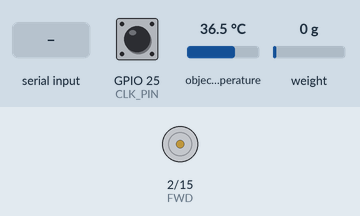
Simulated run of this sketch. Board: ESP32. On the bench: motor-driver pin pairs drawn as motors (green arrow = first pin HIGH = forward, orange = second pin HIGH = backward, longer = more drive). The test bench sets the inputs (shaded band); at power-on: GPIO 25 (CLK_PIN) HIGH, object temperature 36.5 °C, weight on the scale 0 g. Nothing arrives over Bluetooth unless stated.

Above: at 2.2 s.
2.3 s: "Motor_FWD\n" received over the second serial link
At 3.7 s:
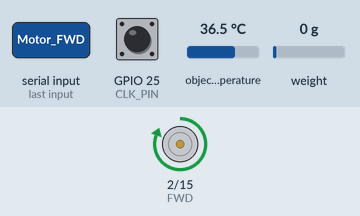
4.8 s: "Motor_BWD\n" received over the second serial link
At 6.0 s:
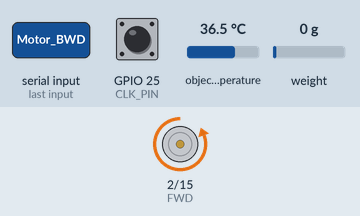
6.3 s: "Motor_OFF\n" received over the second serial link
At 7.2 s:
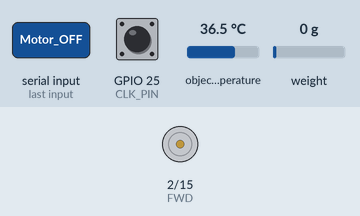
7.8 s: "Starting\n" received over the second serial link
At 9.2 s:
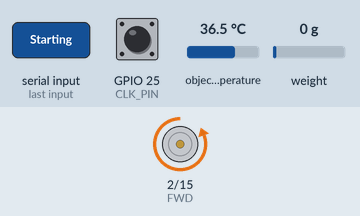
Timing chart, 0 to 10.8 s (numbered marks = the images above; inputs shaded):
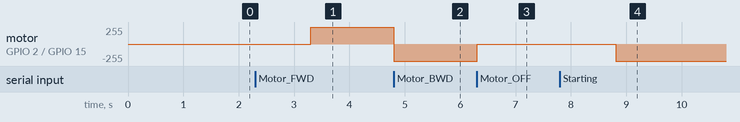

Measured:
- after the input at 2.3 s, motor on GPIO 2 (FWD) / GPIO 15 (BWD): stopped → forward 255/255 after 1.0 s
- after the input at 4.8 s, motor on GPIO 2 (FWD) / GPIO 15 (BWD): forward 255/255 → backward 255/255 at once
- after the input at 6.3 s, motor on GPIO 2 (FWD) / GPIO 15 (BWD): backward 255/255 → stopped at once
- after the input at 7.8 s, motor on GPIO 2 (FWD) / GPIO 15 (BWD): stopped → backward 255/255 after 1.0 s

The sketch:

main.ino
```cpp
#include <Wire.h>
#include <Adafruit_MLX90614.h>
#include "HX711.h"
#include <BluetoothSerial.h>
#include <cmath>

// Temperature Sensor
#define TEMP_I2C_SDA      21
#define TEMP_I2C_SCL      22

// Distance Sensor
#define CLK_PIN 25 // ESP32 pin GPIO25 connected to the rotary encoder's CLK pin
#define DT_PIN  26 // ESP32 pin GPIO26 connected to the rotary encoder's DT pin
volatile int counter = 0;
volatile int CLK_state;
volatile int new_CLK_state;
volatile int prev_CLK_state;
volatile float distance = 0;
hw_timer_t *My_timer = NULL;

// Weight Sensor
#define LOADCELL_DOUT_PIN 4
#define LOADCELL_SCK_PIN  5
volatile float weight=0;
bool weight_cnt = true;

// Motor Control
#define FWD 2
#define BWD 15

#define BAUD    115200

Adafruit_MLX90614 mlx = Adafruit_MLX90614();
HX711 scale;
BluetoothSerial Bluetooth;

//timer interupt for rotary encoder
void IRAM_ATTR onTimer(){
     CLK_state = digitalRead(CLK_PIN);

     if (CLK_state != prev_CLK_state && CLK_state == HIGH) {
     // if the DT state is HIGH
     // the encoder is rotating in counter-clockwise direction => decrease the counter
       if (digitalRead(DT_PIN) == HIGH) {
         counter--;
       } else {
         // the encoder is rotating in clockwise direction => increase the counter
         counter++;
       }
     }
     //436 conuter for 2cm
     if(!(isnan(weight))){
     distance=counter*0.004587;
     }else{
      distance=NAN;
      counter=0;
     }
     prev_CLK_state = CLK_state;
}


void TaskBluetooth(void *pvParameters) {
  while (1) {
    // Weight Sensor
    weight = scale.get_units(5); // averages 5 readings, tweak with it. In g.
    weight = (weight < 5) ? NAN : weight;

    // Temperature Sensor
    float temperature = mlx.readObjectTempC(); // in C

    // Format message in standardized format
    char message[128];
    snprintf(message, sizeof(message), "%.2f;%.2f;%.2f", distance, temperature, weight);
    Bluetooth.println(message);

    vTaskDelay(200 / portTICK_PERIOD_MS); // non-blocking delay
  }
}

void TaskIOControl(void *pvParameters) {
  while (1) {
    if(weight>=10000){//if to much pressure then stop
       digitalWrite(FWD, LOW);
       digitalWrite(BWD, LOW);
       Bluetooth.println("StopTest");
    }
    //motor control sent from app
      if (Bluetooth.available()) {
         String command = Bluetooth.readStringUntil('\n');
         command.trim();
         if (command == "Motor_FWD") {
           if(weight_cnt){
             scale.tare();
             weight_cnt=false;
           }
           digitalWrite(FWD, HIGH);
           digitalWrite(BWD, LOW);
        }else if(command == "Motor_BWD"){
            if(weight_cnt){
               scale.tare();
               weight_cnt=false;
            }
        digitalWrite(BWD, HIGH);
        digitalWrite(FWD, LOW);
        }else if (command == "Motor_OFF") {
           weight_cnt=true;
           digitalWrite(FWD, LOW);
           digitalWrite(BWD, LOW);
        }else if(command == "Starting"){
           //calibrate rotary encoder
           counter=0;
           if(weight_cnt){
               scale.tare();
               weight_cnt=false;
            }
        digitalWrite(BWD, HIGH);
        digitalWrite(FWD, LOW);
        }
      }

    vTaskDelay(100 / portTICK_PERIOD_MS); // non-blocking delay
  }
}

void setup() {
  // Bluetooth
  Bluetooth.begin("CAT_Tester");

  // Temperature Sensor
  Wire.begin(TEMP_I2C_SDA, TEMP_I2C_SCL);
  mlx.begin();

  // Weight Sensor
  scale.begin(LOADCELL_DOUT_PIN, LOADCELL_SCK_PIN);
  scale.set_scale(102.493248); // scale calibration, tweak with it
  scale.set_offset(51322);
  scale.tare();

  // Rotary Encoder Setup
  pinMode(CLK_PIN, INPUT);
  pinMode(DT_PIN, INPUT);
  prev_CLK_state = digitalRead(CLK_PIN);


  // Set timer frequency to 1Mhz
  My_timer = timerBegin(1000000);

  // Attach onTimer function to timer.
  timerAttachInterrupt(My_timer, &onTimer);

  // Set alarm to call onTimer function every 1 milliseconds (value in microseconds).
  // Repeat the alarm (third parameter) with unlimited count = 0 (fourth parameter).
  timerAlarm(My_timer, 1000, true, 0);

  // Motor Controller
  pinMode(FWD, OUTPUT);
  digitalWrite(FWD, LOW);
  pinMode(BWD, OUTPUT);
  digitalWrite(BWD, LOW);

  // Dual-Threading
  xTaskCreatePinnedToCore(TaskBluetooth, "Bluetooth Task", 10000, NULL, 1, NULL, 1);
  xTaskCreatePinnedToCore(TaskIOControl, "I/O Control Task", 10000, NULL, 1, NULL, 0);
}

void loop() {
}
```
